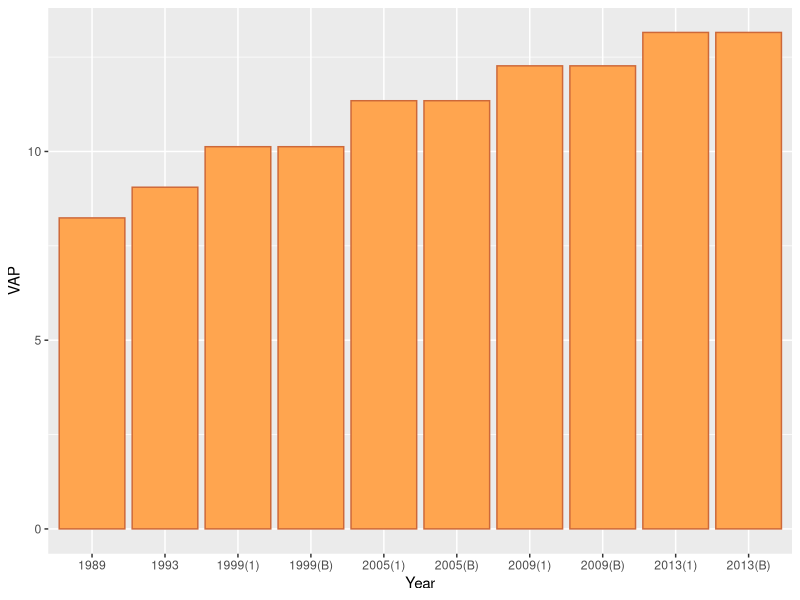

This chart was generated by the following R code:
## ---- chunk 1
## Added extra information about tournout (participation) in different
#Year = as.integer(c(1989, 1993,1999,1999,2005,2005,2009,2009,2013,2013))
Year = c("1989", "1993","1999(1)","1999(B)","2005(1)","2005(B)",
         "2009(1)","2009(B)","2013(1)","2013(B)")
Round = c("Unique","Unique","First","Ballotage","First","Ballotage",
          "First","Ballotage","First","Ballotage")
VAP = c(8.239545,9.052632,10.126098, 10.126098,11.344218,
                  11.344218,12.268311,12.268311,13.153415,13.153415)
Turnout = c(86.9,81.6,71.8,72.4,63.5,63.1,59.2,58.7,50.9,43.3)
#Par =data.frame(Year,Round,VAP,Turnout)
#Par
Par1 =data.frame(Year,Round,VAP,Turnout)
Par1
## ---- chunk 2
library(ggplot2)
g = ggplot(Par1)  + 
    geom_bar(aes(x=Year, y=VAP),stat="identity", fill="tan1", colour="sienna3")
g

